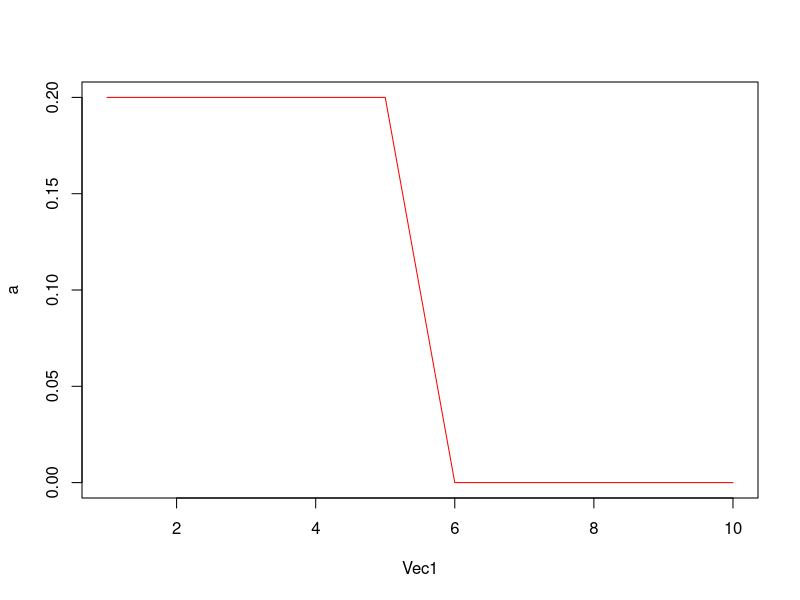
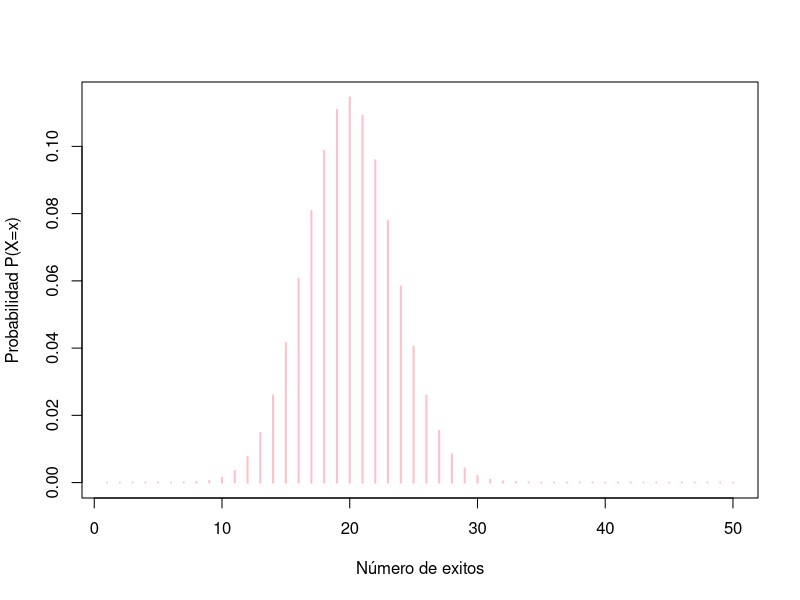
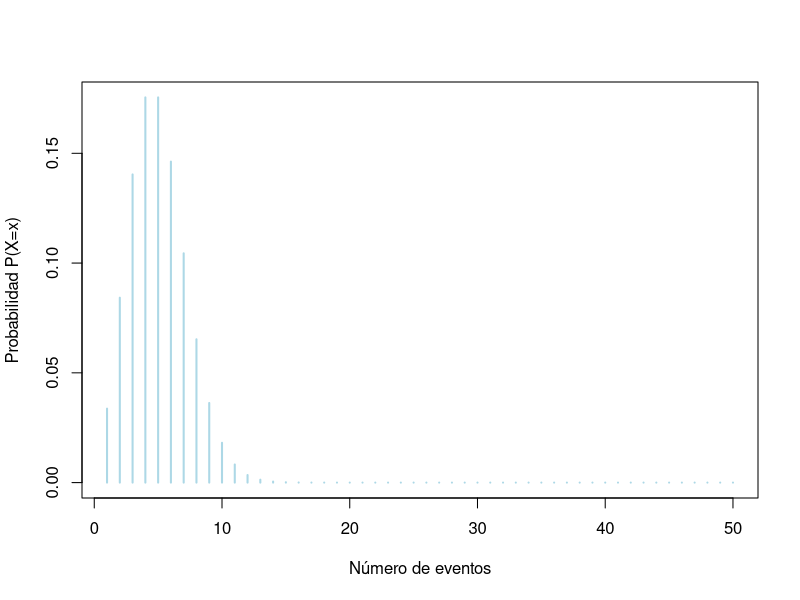
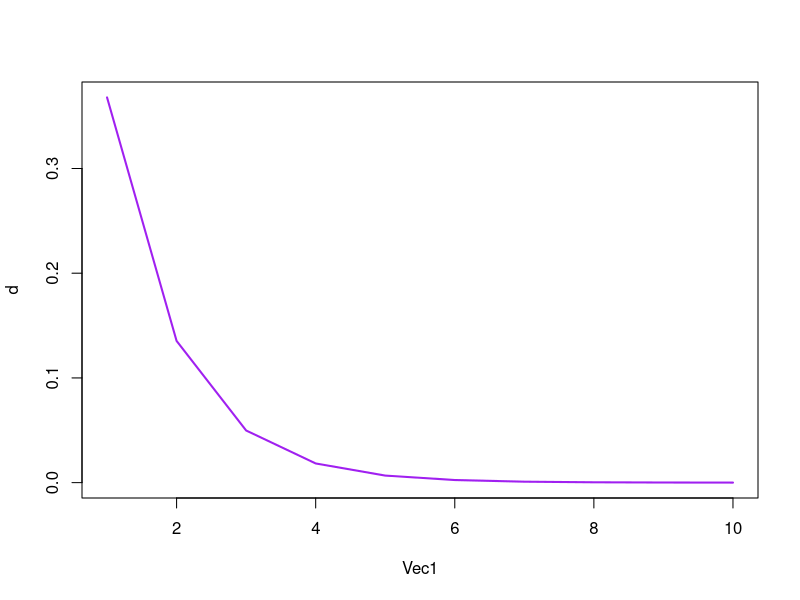

Write R code to recreate these figures, in order.
## ---- chunk 1
    #Se generan los valores de X. (x > 0)

    Vec1= c(1:10)

    #Se realiza la funcion de densidad con dunif() (Los limites deben tener sentido de tal forma que el limite inferior no sea mayor al limite superior, si no se cumple esto podria generar un error en el calculo).

    a= dunif(x= Vec1, min = 0, max = 5)
    a

    #Se procede a graficar utilizando plot(), especificando valores opciones como el color o la forma (type).

    plot(Vec1, a, type="l", col="red")
## ---- chunk 2
#Se generan los valores de X.(x > 0)

Vec1= c(1:50)

#Se realiza la funcion dbinom() correspondiente a la funcion de densidad de una distribucion de Bernoulli (Los valores de size y prob deben ser positivos para evitar errores en los calculos de la funcion).

b= dbinom(x= Vec1, size = 50, prob = 0.4)
b

#Se grafica con la funcion plot() el resultado de la distribucion, asi tambien como especificar a que corresponden tanto el eje X (xlab) como el eje Y (ylab).(Se pueden utilizar parametros adicionales como darle color, el grosor de las lineas o el tipo).

plot(b, type="h",lwd="2", xlab="Número de exitos", ylab="Probabilidad P(X=x)", col="pink")
## ---- chunk 3
#Se generan los valores de X. (x > 0)

Vec1 = c(1:50)

#Se utiliza la funcion dpois() correspondiendo a la densidad de distribucion de Poisson teniendo en cuenta que los valores de lambda deben ser mayores a 0 evitando asi errores de calculo. 

c= dpois(Vec1, lambda = 5)
c

#Se grafica con la funcion plot() el resultado de la distribucion y se especifican a que corresponden tanto el eje X (xlab) como el eje Y (ylab). (Se pueden utilizar parametros adicionales como darle color, el grosor de las lineas o el tipo).

plot(c, type="h", xlab= "Número de eventos", ylab= "Probabilidad P(X=x)",lwd="2", col="lightblue")
## ---- chunk 4
#Se generan los valores de X. (x > 0)

Vec1= c(1:10)

#Se utiliza la funcion dexp() que corresponde a la densidad de distribucion exponencial se debe tener cuidado al momento de ingresar valores de rate debido a que valores menores a 0 supondrian errores de calculos. 

d= dexp(Vec1, rate=1)
d

#Se realiza la grafica de los resultados con la funcion de graficar plot() especificando valores opciones como el color, el grosor de la linea o la forma (type).

plot(Vec1, d, type="l", lwd="2", col="purple")

